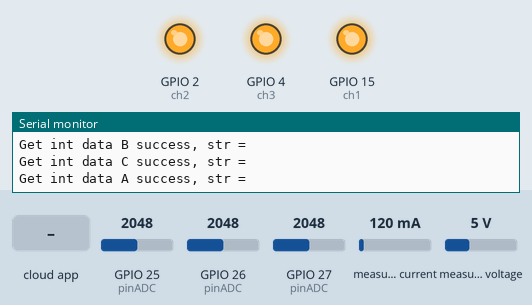
Recording of a sketch running on a simulated ESP32. Parts: output pins drawn as LEDs (lit = HIGH), the last lines printed to the serial monitor. The test bench sets the inputs (shaded band); at power-on: GPIO 25 (pinADC) = 2048, GPIO 26 (pinADC) = 2048, GPIO 27 (pinADC) = 2048, measured current 120 mA, measured voltage 5 V. WiFi joins after 1.5 s; servers stay silent unless stated; the Firebase database answers and starts empty.

Above: at 2.7 s.
2.8 s: the phone or cloud app sets r4 to true
At 3.4 s:
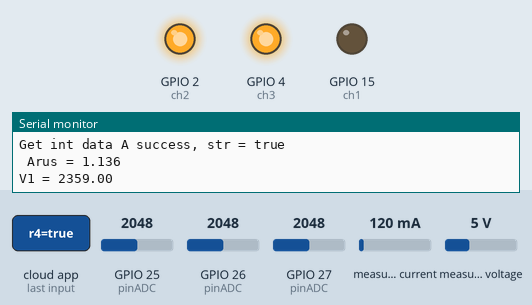
4.5 s: the phone or cloud app sets r5 to true
At 6.1 s:
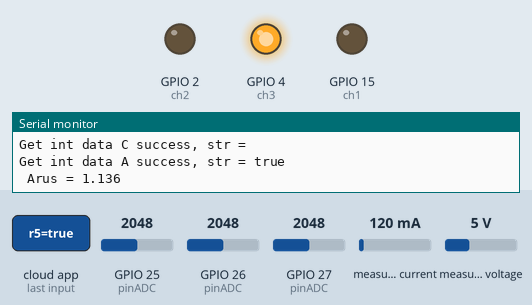
6.4 s: the phone or cloud app sets r6 to true
At 7.7 s:
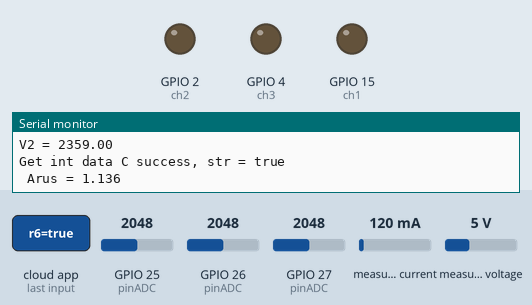
Timing chart, 0 to 9.4 s (numbered marks = the images above; inputs shaded):
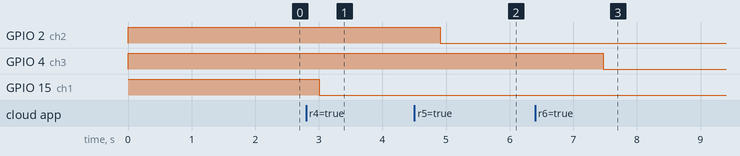

Measured:
- after the input at 2.8 s, GPIO 15 (ch1): HIGH → LOW after 0.21 s
- after the input at 4.5 s, GPIO 2 (ch2): HIGH → LOW after 0.41 s
- after the input at 6.4 s, GPIO 4 (ch3): HIGH → LOW after 1.1 s

The sketch:

Kamar2.ino
```cpp
#include <FirebaseESP32.h>
#include <WiFi.h>
#define ch1 15
#define ch2 2
#define ch3 4


#define WIFI_SSID "Milik Rakyat"
#define WIFI_PASSWORD "66666666"
#define FIREBASE_HOST "electric-socket-default-rtdb.firebaseio.com"
#define FIREBASE_AUTH "5rLy39hUjnJrYUOmgEiUpyM57C6ZnvGiqnMPLLs3"
FirebaseData fbdo;

#include "EmonLib.h"
EnergyMonitor emon;
#define vCalibration 83.

void setup()
{
  pinMode(ch1, OUTPUT);
  pinMode(ch2, OUTPUT);
  pinMode(ch3, OUTPUT);
  digitalWrite(ch1, 1);
  digitalWrite(ch2, 1);
  digitalWrite(ch3, 1);

  Serial.begin(9600);
  WiFi.begin(WIFI_SSID, WIFI_PASSWORD);
  Serial.print("Connecting to Wi-Fi");
  while (WiFi.status() != WL_CONNECTED)
  {
    Serial.print(".");
    delay(300);
  }
  Serial.println();
  Serial.print("Connected with IP: ");
  Serial.println(WiFi.localIP());
  Serial.println();
  Firebase.begin(FIREBASE_HOST, FIREBASE_AUTH);
  Firebase.reconnectWiFi(true);
}

void data_acs1() {
  const int pinADC = 27;
  int sensitivitas = 66;
  int nilaiadc = 00;
  int teganganoffset = 2500; //
  double tegangan = 00;
  double nilaiarus = 00;

  nilaiadc = analogRead(pinADC);
  tegangan = (nilaiadc / 1024.0) * 5000;
  nilaiarus = ((tegangan - teganganoffset) / sensitivitas) / 100;

  Serial.print(" Arus = ");
  Serial.println(nilaiarus, 3);
  Firebase.setFloat(fbdo, "/Arus/AC41", nilaiarus) ? "ok" : fbdo.errorReason().c_str();
}

void data_acs2() {
  const int pinADC = 26;
  int sensitivitas = 66;
  int nilaiadc = 00;
  int teganganoffset = 2500; //
  double tegangan = 00;
  double nilaiarus = 00;

  nilaiadc = analogRead(pinADC);
  tegangan = (nilaiadc / 1024.0) * 5000;
  nilaiarus = ((tegangan - teganganoffset) / sensitivitas) / 100;

  Serial.print(" Arus = ");
  Serial.println(nilaiarus, 3);
  Firebase.setFloat(fbdo, "/Arus/ACS5", nilaiarus) ? "ok" : fbdo.errorReason().c_str();
}

void data_acs3() {
  const int pinADC = 25;
  int sensitivitas = 66;
  int nilaiadc = 00;
  int teganganoffset = 2500; //
  double tegangan = 00;
  double nilaiarus = 00;

  nilaiadc = analogRead(pinADC);
  tegangan = (nilaiadc / 1024.0) * 5000;
  nilaiarus = ((tegangan - teganganoffset) / sensitivitas) / 100;

  Serial.print(" Arus = ");
  Serial.println(nilaiarus, 3);
  Firebase.setFloat(fbdo, "/Arus/AC63", nilaiarus) ? "ok" : fbdo.errorReason().c_str();
}

void loop()
{
  //Sensor 4
  if (Firebase.getString(fbdo, "Relay/r4"))
  {
    Serial.print("Get int data A success, str = ");
    Serial.println(fbdo.stringData());
    if (fbdo.stringData() == "true")
    {
      digitalWrite(ch1, LOW);

      data_acs1();

      emon.voltage(13, vCalibration, 1.7);
      emon.calcVI(20, 2000);
      float supplyVoltage   = (emon.Vrms * 10) + 59;
      Serial.print("V1 = ");
      Serial.println(supplyVoltage);
      Firebase.setFloat(fbdo, "/Tegangan/Voltase4", supplyVoltage) ? "ok" : fbdo.errorReason().c_str();

      if (supplyVoltage == 0) {
        Firebase.setString(fbdo, "/Pesan_Error/Sensor4", "Sensor Rusak") ? "ok" : fbdo.errorReason().c_str();
      }
      else {
        Firebase.setString(fbdo, "/Pesan_Error/Sensor4", "Sensor Berfungsi") ? "ok" : fbdo.errorReason().c_str();
      }
    }
    else
    {
      digitalWrite(ch1, HIGH);
    }
  } else {
    Serial.print("Error in getString, ");
    Serial.println(fbdo.errorReason());
  }

  //Sensor 5
  if (Firebase.getString(fbdo, "Relay/r5"))
  {
    Serial.print("Get int data B success, str = ");
    Serial.println(fbdo.stringData());
    if (fbdo.stringData() == "true")
    {
      digitalWrite(ch2, LOW);

      data_acs2();

      emon.voltage(12, vCalibration, 1.7);
      emon.calcVI(20, 2000);
      float supplyVoltage   = (emon.Vrms * 10) + 59;
      Serial.print("V2 = ");
      Serial.println(supplyVoltage);
      Firebase.setFloat(fbdo, "/Tegangan/Voltase5", supplyVoltage) ? "ok" : fbdo.errorReason().c_str();

      if (supplyVoltage == 0) {
        Firebase.setString(fbdo, "/Pesan_Error/Sensor5", "Sensor Rusak") ? "ok" : fbdo.errorReason().c_str();
      }
      else {
        Firebase.setString(fbdo, "/Pesan_Error/Sensor5", "Sensor Berfungsi") ? "ok" : fbdo.errorReason().c_str();
      }
    }
    else
    {
      digitalWrite(ch2, HIGH);
    }
  } else {
    Serial.print("Error in getString, ");
    Serial.println(fbdo.errorReason());
  }

  //Sensor 6
  if (Firebase.getString(fbdo, "Relay/r6"))
  {
    Serial.print("Get int data C success, str = ");
    Serial.println(fbdo.stringData());
    if (fbdo.stringData() == "true")
    {
      digitalWrite(ch3, LOW);

      data_acs3();

      emon.voltage(14, vCalibration, 1.7);
      emon.calcVI(20, 2000);
      float supplyVoltage   = (emon.Vrms * 10) + 59;
      Serial.print("V3 = ");
      Serial.println(supplyVoltage);
      Firebase.setFloat(fbdo, "/Tegangan/Voltase6", supplyVoltage) ? "ok" : fbdo.errorReason().c_str();

      if (supplyVoltage == 0) {
        Firebase.setString(fbdo, "/Pesan_Error/Sensor6", "Sensor Rusak") ? "ok" : fbdo.errorReason().c_str();
      }
      else {
        Firebase.setString(fbdo, "/Pesan_Error/Sensor6", "Sensor Berfungsi") ? "ok" : fbdo.errorReason().c_str();
      }
    }
    else
    {
      digitalWrite(ch3, HIGH);
    }
  } else {
    Serial.print("Error in getString, ");
    Serial.println(fbdo.errorReason());
  }
}
```
